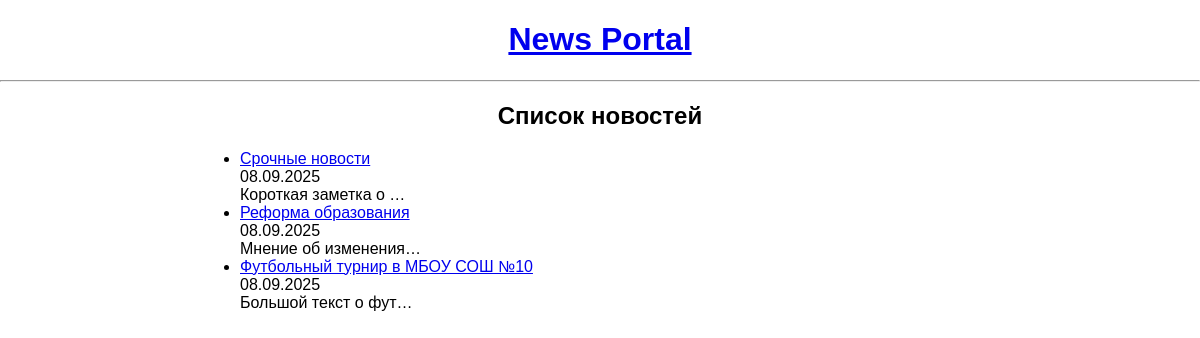
The page /news/ on the database as committed earlier.
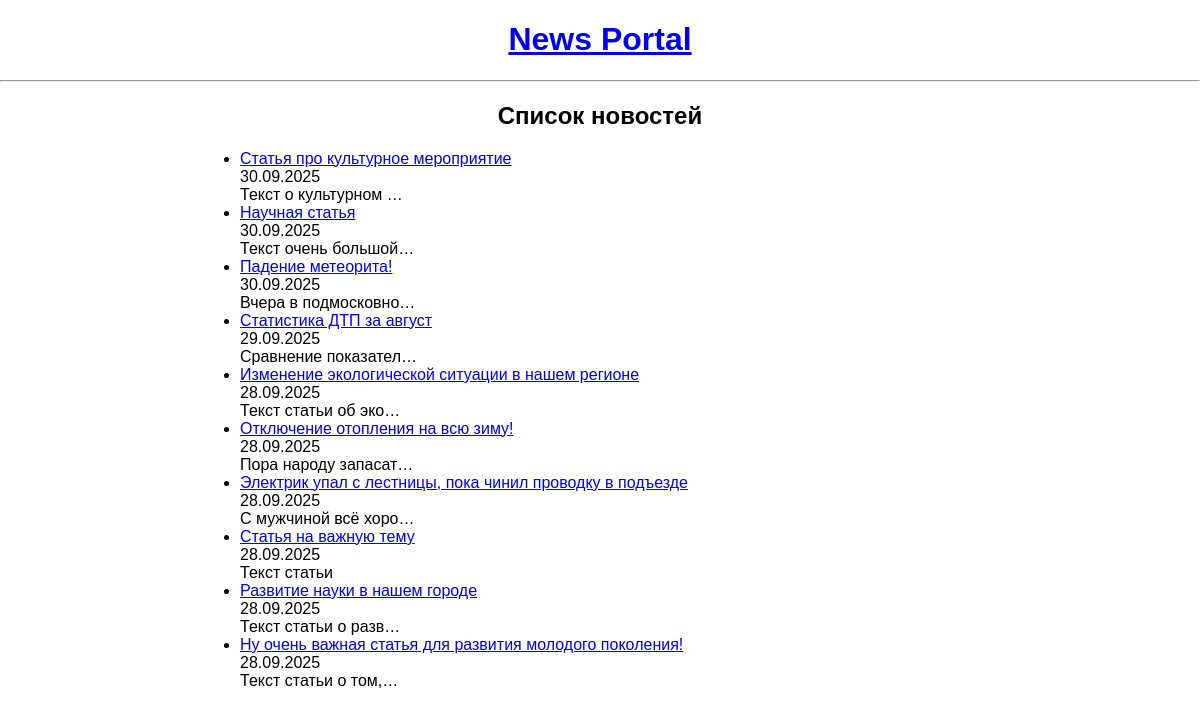
The same page on the database as committed later.
### news/models.py (models this page shows, shortened)
class Post (models.Model):
    class Type (models.TextChoices):
        ARTICLE = 'AR', 'Статья'
        NEWS = 'NW', 'Новость'
    name = models.CharField(max_length=100)
    author = models.ForeignKey('Author', on_delete=models.CASCADE, related_name='posts')
    type = models.CharField(max_length=2, choices=Type.choices)
    created_at = models.DateTimeField(auto_now_add=True)
    categories = models.ManyToManyField('Category', through='PostCategory', related_name='posts')
    title = models.CharField(max_length=255)
    text = models.TextField()
    rating = models.IntegerField(default=0)

### news/views.py (the view)
# urls.py: path('', PostListView.as_view(), name='news_list'),
class PostListView(ListView):
    queryset = Post.objects.order_by(
        '-created_at'
    )  # от новых к старым
    template_name = 'flatpages/news.html'
    context_object_name = 'posts'
    paginate_by= 10
    def get_context_data(self, **kwargs):
        context = super().get_context_data(**kwargs)
        context['time_now'] = datetime.utcnow()
        context['next_post'] = 'Новости завтра!'
        return context

### news/templatetags/custom_filters.py (called while the page is built)
@register.filter(name='censor')
def censor(value):
    if not isinstance(value, str):
        return value
    text = value
    for bad_word in BAD_WORDS:
        replace_str = bad_word[0] + "*" * (len(bad_word) - 1)
        text = text.replace(bad_word, replace_str)
        text = text.replace(bad_word.capitalize(), replace_str.capitalize())
    return text

### templates/flatpages/news.html (shortened to what this page needs)
{% extends "flatpages/default.html" %}
{% load custom_filters %}
{% block content %}
<h2>Список новостей</h2>
<ul>
    {% for post in posts %}
        <li>
            <a href="{% url 'news_detail' post.pk %}">{{ post.title|censor }}</a><br>
            {{ post.created_at|date:"d.m.Y" }}<br>
            {{ post.text|truncatechars:20|censor }}
        </li>
    {% empty %}
        <li>Новостей пока нет!</li>
    {% endfor %}
</ul>
{% endblock %}

Rows that differ between the two databases and show on the page:
no longer on this page (row edited): Post: title|censor "Срочные новости", created_at "08.09.2025", text|censor "Короткая заметка о …"
no longer on this page (row edited): Post: title|censor "Реформа образования", created_at "08.09.2025", text|censor "Мнение об изменения…"
no longer on this page (row edited): Post: title|censor "Футбольный турнир в МБОУ СОШ №10", created_at "08.09.2025", text|censor "Большой текст о фут…"
added Post: title|censor "Статья про культурное мероприятие", created_at "30.09.2025", text|censor "Текст о культурном …"
added Post: title|censor "Научная статья", created_at "30.09.2025", text|censor "Текст очень большой…"
added Post: title|censor "Падение метеорита!", created_at "30.09.2025", text|censor "Вчера в подмосковно…"
added Post: title|censor "Статистика ДТП за август", created_at "29.09.2025", text|censor "Сравнение показател…"
added Post: title|censor "Изменение экологической ситуации в нашем регионе", created_at "28.09.2025", text|censor "Текст статьи об эко…"
added Post: title|censor "Отключение отопления на всю зиму!", created_at "28.09.2025", text|censor "Пора народу запасат…"
added Post: title|censor "Электрик упал с лестницы, пока чинил проводку в подъезде", created_at "28.09.2025", text|censor "С мужчиной всё хоро…"
added Post: title|censor "Статья на важную тему", created_at "28.09.2025", text|censor "Текст статьи"
added Post: title|censor "Развитие науки в нашем городе", created_at "28.09.2025", text|censor "Текст статьи о разв…"
added Post: title|censor "Ну очень важная статья для развития молодого поколения!", created_at "28.09.2025", text|censor "Текст статьи о том,…"
